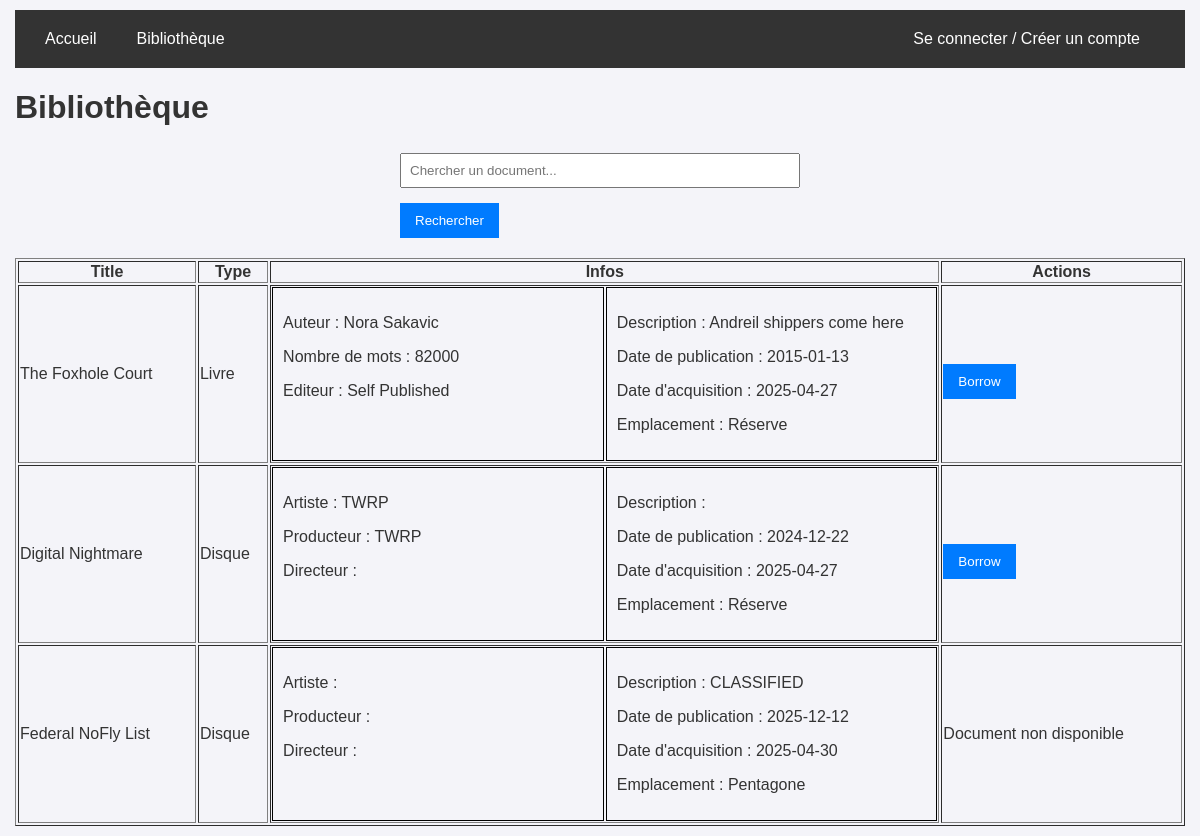
The page /library.php on the database its author committed.
### tables this page shows
CREATE TABLE Document(
   id_document INTEGER,
   title_document TEXT NOT NULL,
   publishing_date_document NUMERIC NOT NULL,
   description_document TEXT,
   acquisition_date_document NUMERIC NOT NULL,
   id_location INTEGER NOT NULL, available_document NUMERIC DEFAULT (1) NOT NULL,
   PRIMARY KEY(id_document),
   FOREIGN KEY(id_location) REFERENCES Location(id_location)
);

CREATE TABLE Book(
   id_document INTEGER,
   author_book TEXT,
   nbr_words_book TEXT,
   publisher_book TEXT,
   PRIMARY KEY(id_document),
   FOREIGN KEY(id_document) REFERENCES Document(id_document)
);

CREATE TABLE Location(
   id_location INTEGER,
   name_location TEXT NOT NULL,
   description_location TEXT,
   PRIMARY KEY(id_location),
   UNIQUE(name_location)
);

CREATE TABLE Disk(
   id_document INTEGER,
   artist_disk TEXT,
   producer_disk TEXT,
   director_disk TEXT,
   PRIMARY KEY(id_document),
   FOREIGN KEY(id_document) REFERENCES Document(id_document)
);

### display_documents.php (the view, shortened to what this page needs)
<table border="1" class="full-width-table">
    <thead>
        <tr>
            <th>Title</th>
            <th>Type</th>
            <th>Infos</th>
            <?php if ($display_argument == display_argument::NoAction): ?> <th>Status</th>
            <?php else: ?> <th>Actions</th> <?php endif; ?>
        </tr>
    </thead>
    <tbody>
        <?php foreach ($documents as $document): ?>
            <?php $document['type_document'] = array_key_exists('author_book', $document) && $document['author_book'] != null
                    ? type_document::Book
                    : type_document::Disk ?>
            <tr>
                <td><?= htmlspecialchars($document['title_document']) ?></td>
                <td><?=
                    $document['type_document'] == type_document::Book ? 'Livre' : 'Disque'
                ?></td>
                <td>
                    <div style="display: flex; flex-direction: row; gap:2px; width: 100%;">
                        <div class="document-details-table-cell">
                        <?php if ($document['type_document'] == type_document::Book): ?>
                            <p>Auteur : <?= htmlspecialchars($document['author_book']) ?></p>
                            <p>Nombre de mots : <?= htmlspecialchars($document['nbr_words_book']) ?></p>
                            <p>Editeur : <?= htmlspecialchars($document['publisher_book']) ?></p>
                        <?php else : ?>
                            <p>Artiste : <?= htmlspecialchars($document['artist_disk']) ?></p>
                            <p>Producteur : <?= htmlspecialchars($document['producer_disk']) ?></p>
                            <p>Directeur : <?= htmlspecialchars($document['director_disk']) ?></p>
                        <?php endif; ?>
                        </div>
                        <div class="document-details-table-cell">
                            <p>Description : <?= htmlspecialchars($document['description_document']) ?></p>
                            <p>Date de publication : <?= htmlspecialchars($document['publishing_date_document']) ?></p>
                            <p>Date d'acquisition : <?= htmlspecialchars($document['acquisition_date_document']) ?></p>
                            <p>Emplacement : <?= htmlspecialchars($document['name_location']) ?></p>
                        </div>
                    </div>
                </td>
                <?php if ($display_argument == display_argument::Update): ?>
                    <td>
                        <a href="update_document.php?id_document=<?= $document['id_document'] ?>&type=<?= $document['type_document']->name ?>" style="display: inline-block;">
                            <button type="button">Update</button>
                        </a>
                        <form method="POST" style="display: inline;">
                            <input type="hidden" name="action" value="delete">
                            <input type="hidden" name="id" value="<?= $document['id_document'] ?>">
                            <button type="submit">Delete</button>
                        </form>
                    </td>
                <?php elseif ($display_argument == display_argument::Borrow): ?>
                    <td>
                        <?php if ($document['available_document'] == 0): ?>
                            <p>Document non disponible</p>
                        <?php else: ?>
                            <a href="borrow_document.php?id_document=<?= $document['id_document'] ?>&search=<?= $search ?>" style="display: inline-block;">
                                <button type="button">Borrow</button>
                            </a>
                        <?php endif; ?>
                    </td>
                <?php endif; ?>
            </tr>
        <?php endforeach; ?>
    </tbody>
</table>

### styles/style.css (style rules this page uses)
body { font-family: Arial, sans-serif; margin: 0; padding: 10px 15px; background-color: #f4f4f9; color: #333; }
a { color: #6c5ce7; text-decoration: none; }
button { margin-top: 15px; padding: 10px 15px; background-color: #007BFF; color: white; border: none; cursor: pointer; }
.document-details-table-cell { padding: 10px; border: 1px solid #000000; text-align: left; width: 50%; }
.full-width-table { width: 100%; }

### rows shown on the page
document: title_document "The Foxhole Court", shows "Livre", book.author_book "Nora Sakavic", book.nbr_words_book "82000", book.publisher_book "Self Published", description_document "Andreil shippers come here", publishing_date_document "2015-01-13", acquisition_date_document "2025-04-27", id_location.name_location "Réserve"
document: title_document "Digital Nightmare", shows "Disque", disk.artist_disk "TWRP", disk.producer_disk "TWRP", publishing_date_document "2024-12-22", acquisition_date_document "2025-04-27", id_location.name_location "Réserve"
document: title_document "Federal NoFly List", shows "Disque", description_document "CLASSIFIED", publishing_date_document "2025-12-12", acquisition_date_document "2025-04-30", id_location.name_location "Pentagone", available_document "Document non disponible"
